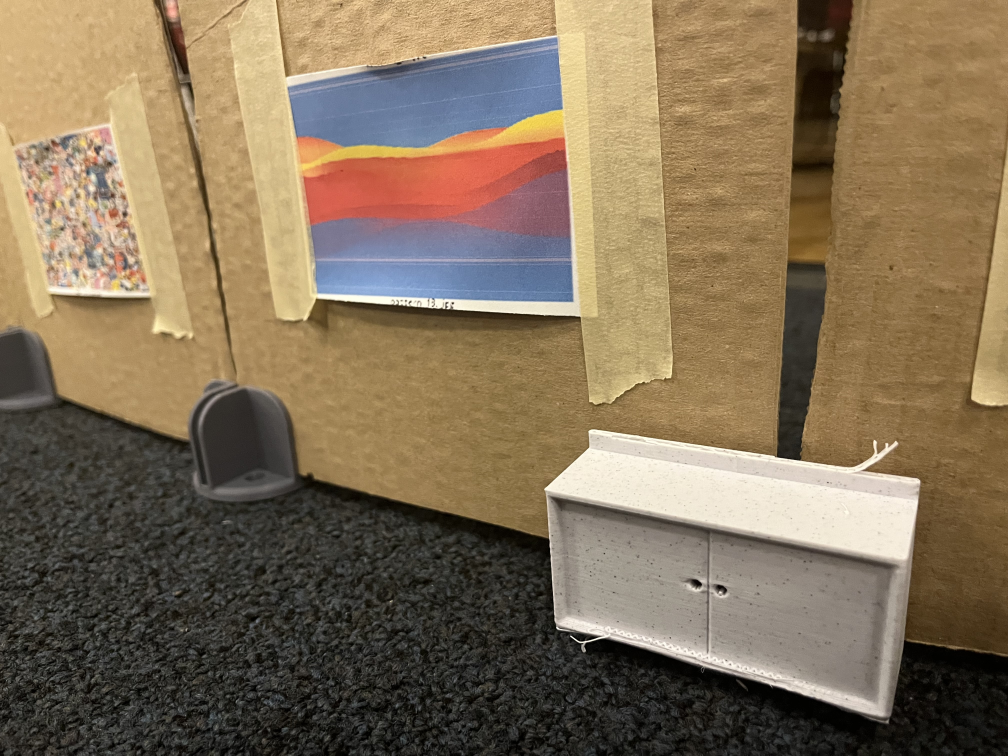
#> input picture DSP_codes/photos/IMG-3644.jpg, 4032 x 3024 px, found by its file name (shown at 1/4 size)
$ python corner_detect.py   (older library calls are emulated)
#> lines starting #> are read from the running program, lines starting #| are printed output that depends on the picture; after the words box and inside, x2 and y2 are one past the last pixel; in counts of white or black regions, pixels touching at a corner belong together
import cv2
import os
import numpy as np

def detect_large_edges(image_path, sigma=1.0, gradient_threshold=100, kernel_size=9, min_contour_length=20):
    """
    Detect large edges in an image using the gradient method and filter noise using contour filtering.
    """
#> called with image_path = 'DSP_codes/more_code/test/IMG-3644.jpg', sigma = 1.2, gradient_threshold = 50, kernel_size = 3, min_contour_length = 250
    # Load the image in grayscale and color
    original_image = cv2.imread(image_path)
#> original_image is the input picture: shape (3024, 4032, 3); mean B, G, R 88.5, 113.2, 131
    grayscale_image = cv2.cvtColor(original_image, cv2.COLOR_BGR2GRAY)
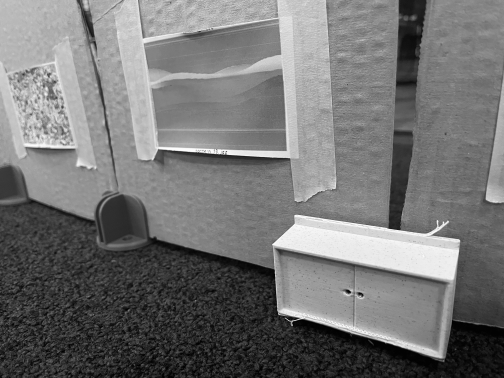
#> grayscale_image: shape (3024, 4032) (shown at 1/8 size); min 0, max 255, mean 115.7
    if original_image is None:
        raise FileNotFoundError(f"Image not found at {image_path}")
    print(f"Image resolution: {original_image.shape[:2]}")
#| Image resolution: (3024, 4032)

    # Apply Gaussian Blur to reduce noise
    blurred = cv2.GaussianBlur(grayscale_image, (0, 0), sigma)

    # Compute gradients using the Sobel operator with a tunable kernel size
    grad_x = cv2.Sobel(blurred, cv2.CV_64F, 1, 0, ksize=kernel_size)
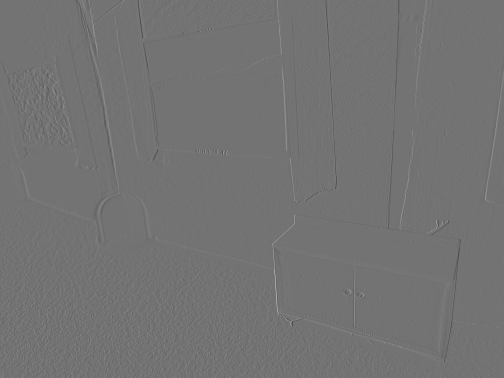
#> grad_x: shape (3024, 4032) float64 (shown at 1/8 size); min -429, max 520, mean 0; drawn with min black and max white
    grad_y = cv2.Sobel(blurred, cv2.CV_64F, 0, 1, ksize=kernel_size)

    # Compute gradient magnitude
    gradient_magnitude = np.sqrt(grad_x**2 + grad_y**2)
    gradient_magnitude = cv2.convertScaleAbs(gradient_magnitude)

    # Apply threshold to filter weak gradients
    _, large_edges = cv2.threshold(gradient_magnitude, gradient_threshold, 255, cv2.THRESH_BINARY)
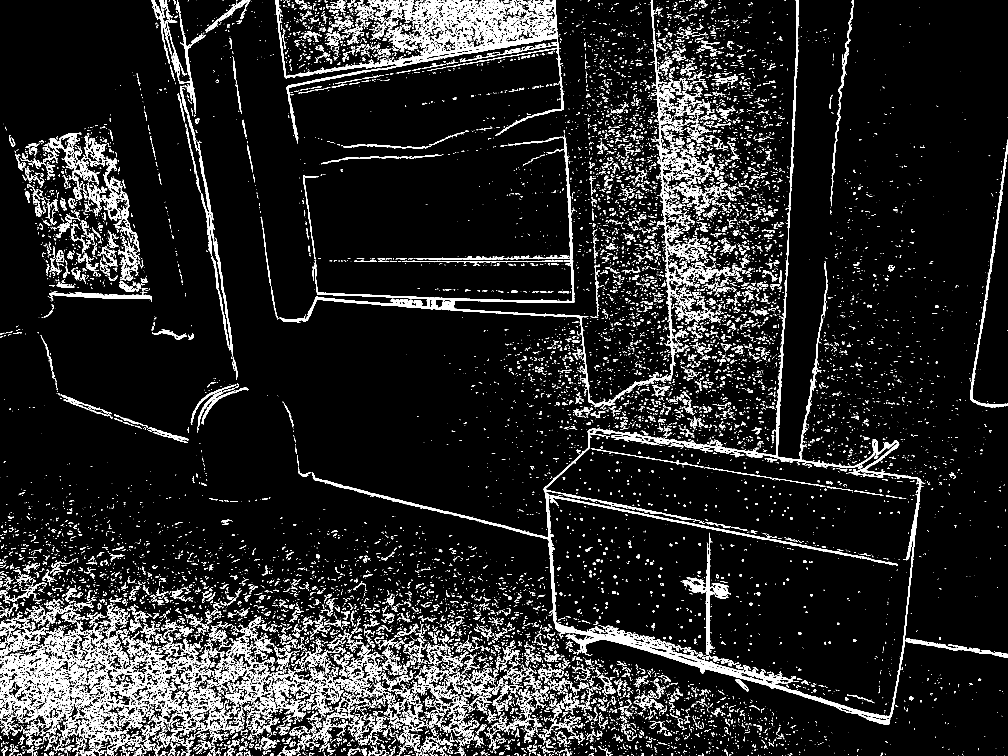
#> large_edges: shape (3024, 4032) (shown at 1/4 size); 8.3% white; 26028 white regions (18476 under 20 px)

    # Find contours in the edge-detected image
    contours, _ = cv2.findContours(large_edges, cv2.RETR_EXTERNAL, cv2.CHAIN_APPROX_SIMPLE)
#> contours = 25053 contours, 20587 with area under 20; largest, box (x1, y1, x2, y2) and area: (1248, 757, 4032, 2899) 1301726, (1118, 0, 2749, 1629) 35903, (1101, 0, 2255, 574) 26400, (0, 2594, 286, 2886) 18938, (1751, 0, 2047, 121) 11486

    # Create an empty mask to draw filtered contours
    filtered_edges = np.zeros_like(large_edges)

    # Filter contours by length and draw them on the mask
    for contour in contours:
        if cv2.arcLength(contour, closed=False) > min_contour_length:  # Filter by length
            cv2.drawContours(filtered_edges, [contour], -1, 255, thickness=cv2.FILLED)
#> this loop made 25053 passes
#> contour on passes 1 to 3: [[3984, 3023]], [[2554, 3023]], [[2524, 3023]]
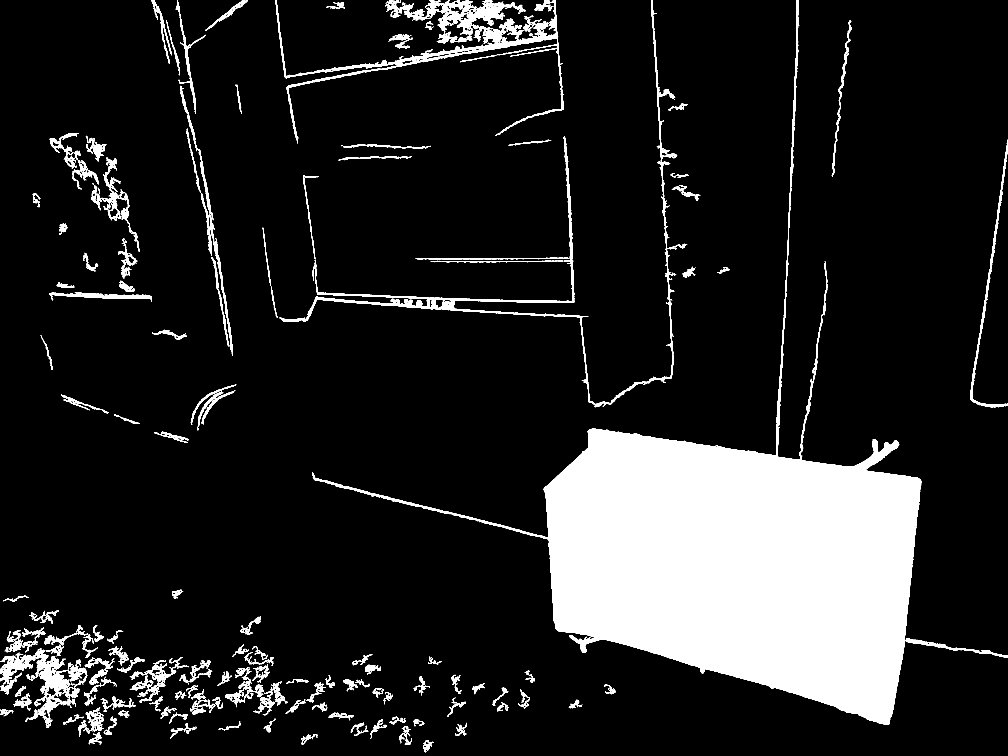
#> filtered_edges: shape (3024, 4032) (shown at 1/4 size); 13.2% white; 192 white regions, largest, box (x1, y1, x2, y2) and area: (1248, 757, 4032, 2899) 1308151, (1118, 0, 2749, 1629) 43265, (1101, 0, 2255, 574) 31855

    return original_image, filtered_edges

def detect_and_mark_corners_from_edges(edges_image, max_corners=100, quality_level=0.01, min_distance=10):
    """
    Detect and mark corners based on the edge-detected image using Shi-Tomasi Corner Detection.
    """
#> called with max_corners = 50, quality_level = 0.1, min_distance = 20
    # Detect corners using Shi-Tomasi method
    corners = cv2.goodFeaturesToTrack(edges_image, maxCorners=max_corners, qualityLevel=quality_level, minDistance=min_distance)
#> corners = 50 rows, first 8: [256, 2808], [2755, 1096], [2051, 126], [202, 2779], [93, 2586], [1377, 33], [380, 2887], [1528, 2880]
    corners = np.int8(corners)
#> corners = 50 rows, first 8: [0, -8], [-61, 72], [3, 126], [-54, -37], [93, 26], [97, 33], [124, 71], [-8, 64]

    # Convert edges to BGR to visualize corners
    edges_colored = cv2.cvtColor(edges_image, cv2.COLOR_GRAY2BGR)

    # Mark corners on the image
    for corner in corners:
        x, y = corner.ravel()
        cv2.circle(edges_colored, (x, y), 5, (0, 0, 255), -1)  # Mark corners in red
#> this loop made 50 passes
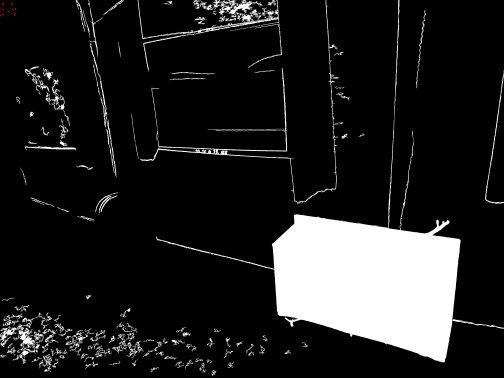
#> edges_colored: shape (3024, 4032, 3) (shown at 1/8 size); mean B, G, R 33.7, 33.7, 33.7

    return edges_colored

# Construct the image path
current_path = os.getcwd()
image_path = os.path.join(current_path, 'test', 'IMG-3644.jpg')

# Detect edges
original_image, edges_detected = detect_large_edges(
    image_path, sigma=1.2, gradient_threshold=50, kernel_size=3, min_contour_length=250
)

# Detect and mark corners
corners_detected = detect_and_mark_corners_from_edges(edges_detected, max_corners=50, quality_level=0.1, min_distance=20)

# Resize images for consistent height
display_scale = 0.3
original_resized = cv2.resize(original_image, None, fx=display_scale, fy=display_scale, interpolation=cv2.INTER_AREA)
corners_detected_resized = cv2.resize(corners_detected, (original_resized.shape[1], original_resized.shape[0]), interpolation=cv2.INTER_AREA)

# Combine images for display
combined = np.hstack((original_resized, corners_detected_resized))
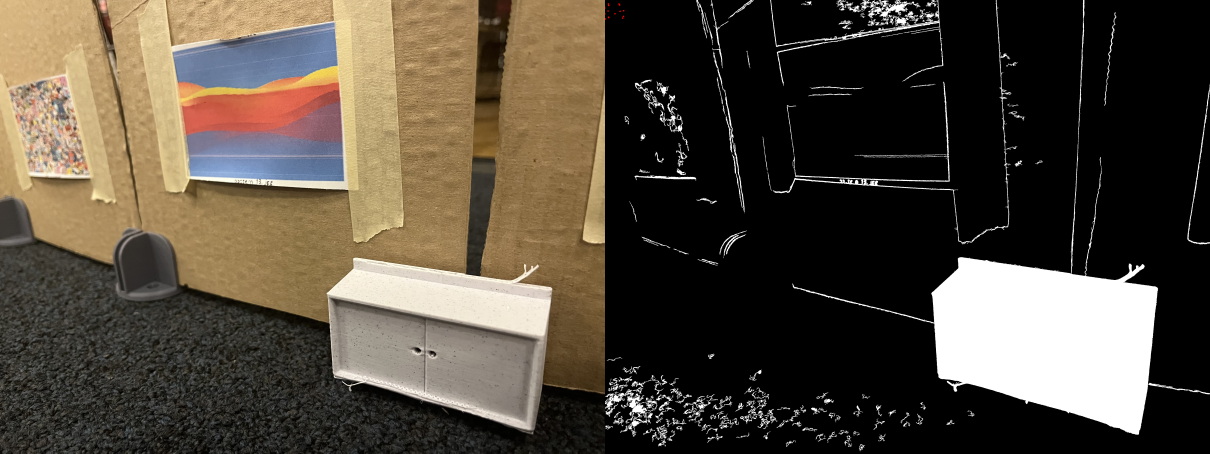
#> combined: shape (907, 2420, 3) (shown at 1/2 size); mean B, G, R 61.1, 73.5, 82.4

# Display the result
cv2.imshow("Original, Edges, and Corners", combined)
cv2.waitKey(0)
cv2.destroyAllWindows()

$ run again, with DSP_codes/photos/IMG-3645.jpg copied over DSP_codes/photos/IMG-3644.jpg
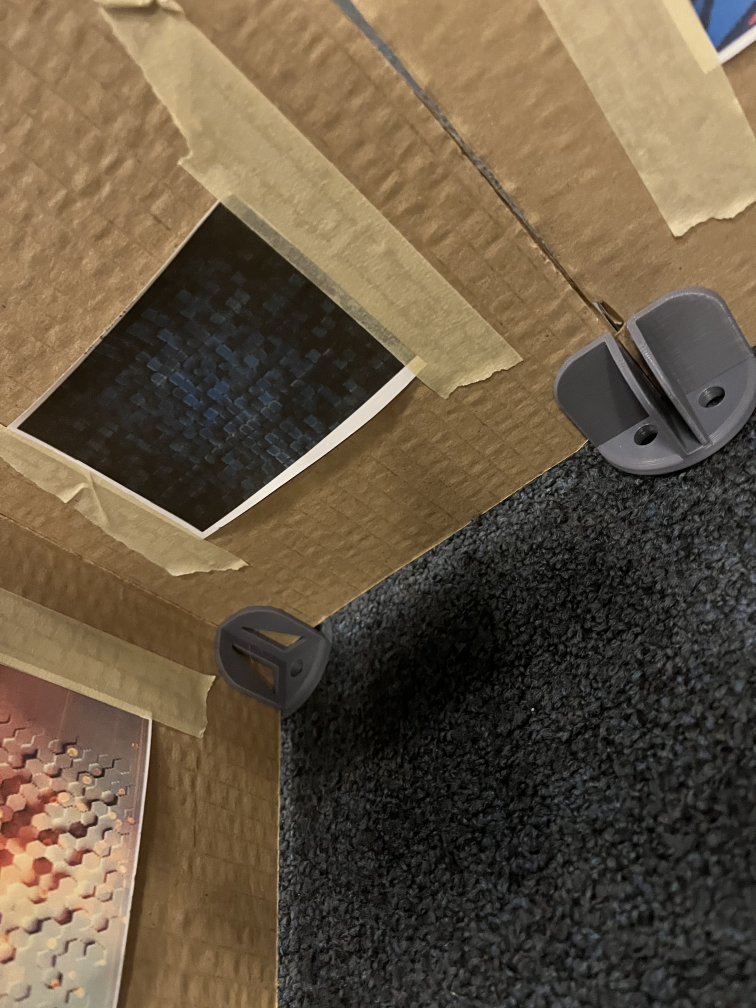
#> input picture DSP_codes/photos/IMG-3645.jpg, 3024 x 4032 px, found by its file name (shown at 1/4 size)
#> in detect_large_edges, original_image is the input picture: shape (4032, 3024, 3); mean B, G, R 66.7, 87.1, 102.6
#| Image resolution: (4032, 3024)
#> in detect_large_edges, `_, large_edges = cv2.threshold(gradient_magnitude, gradient_threshold,..`:
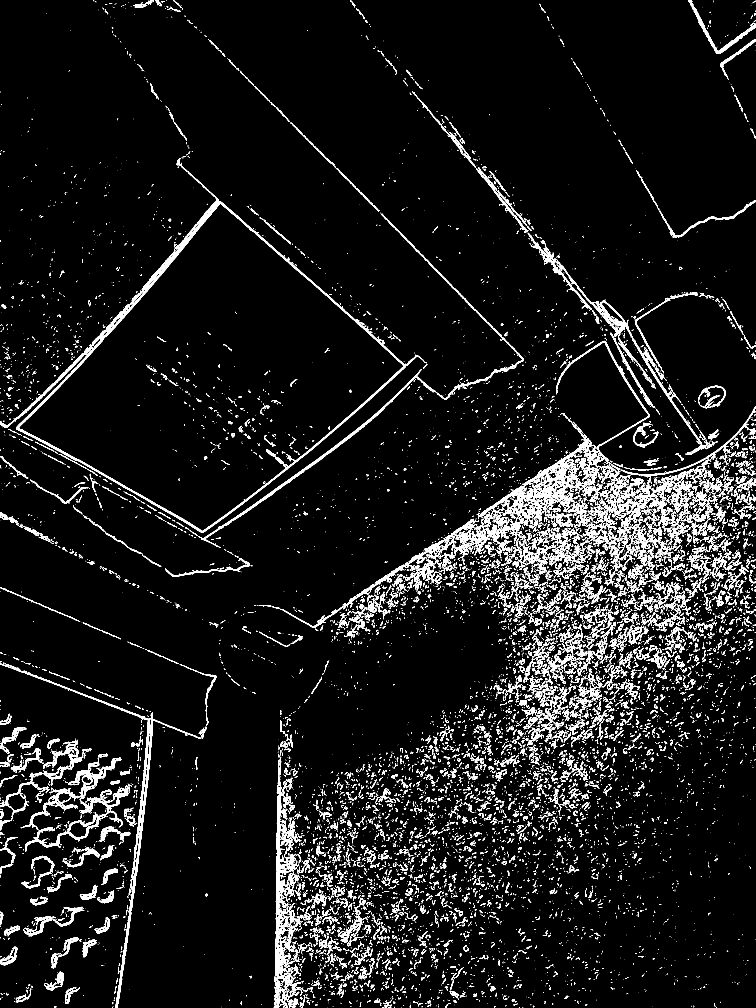
#> large_edges: shape (4032, 3024) (shown at 1/4 size); 5.7% white; 15669 white regions (10782 under 20 px)
#> contours = 15381 contours, 12149 with area under 20; largest, box (x1, y1, x2, y2) and area: (0, 804, 1696, 2131) 1036428, (1095, 3041, 1193, 4032) 18300, (792, 855, 2095, 2192) 14140, (100, 3143, 520, 3407) 11996, (462, 2850, 805, 4032) 9092
#> the loop in detect_large_edges, `for contour in contours:` made 15381 passes
#> contour on passes 1 to 3: [[2775, 4030], [2775, 4031]], [[1607, 4030], [1607, 4031]], [[1308, 4029]]
#> in detect_and_mark_corners_from_edges, `corners = cv2.goodFeaturesToTrack(edges_image, maxCorners=max_corners,..`: corners = 50 rows, first 8: [2134, 2229], [2004, 2109], [2374, 1844], [2363, 1927], [2432, 2134], [2505, 2117], [2467, 1893], [2378, 1960]
#> in detect_and_mark_corners_from_edges, `corners = np.int8(corners)`: corners = 50 rows, first 8: [86, -75], [-44, 61], [70, 52], [59, -121], [-128, 86], [-55, 69], [-93, 101], [74, -88]
#> the loop in detect_and_mark_corners_from_edges, `for corner in corners:` made 50 passes
#> `combined = np.hstack((original_resized, corners_detected_resized))`:
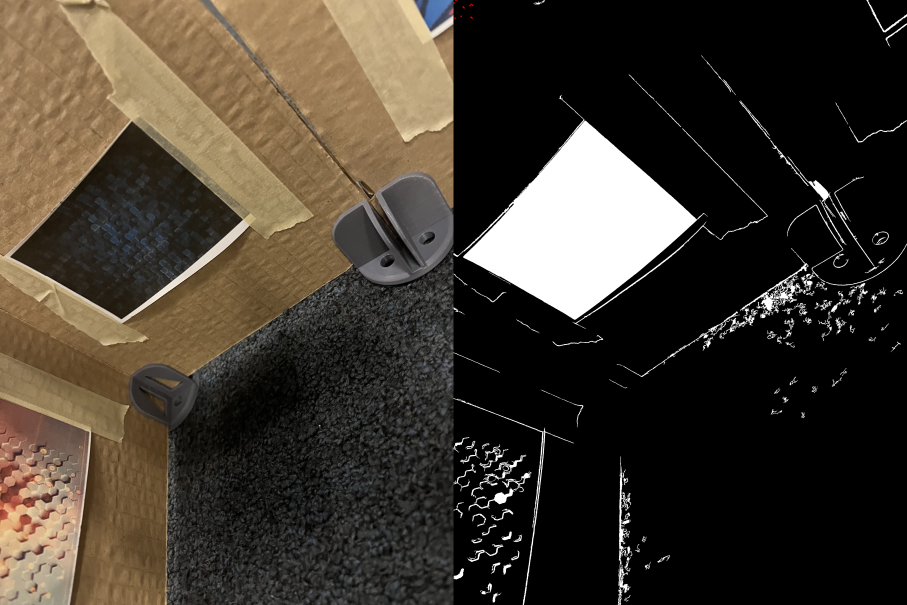
#> combined: shape (1210, 1814, 3) (shown at 1/2 size); mean B, G, R 47, 57.3, 65

$ run again, with DSP_codes/photos/IMG-3647.jpg copied over DSP_codes/photos/IMG-3644.jpg
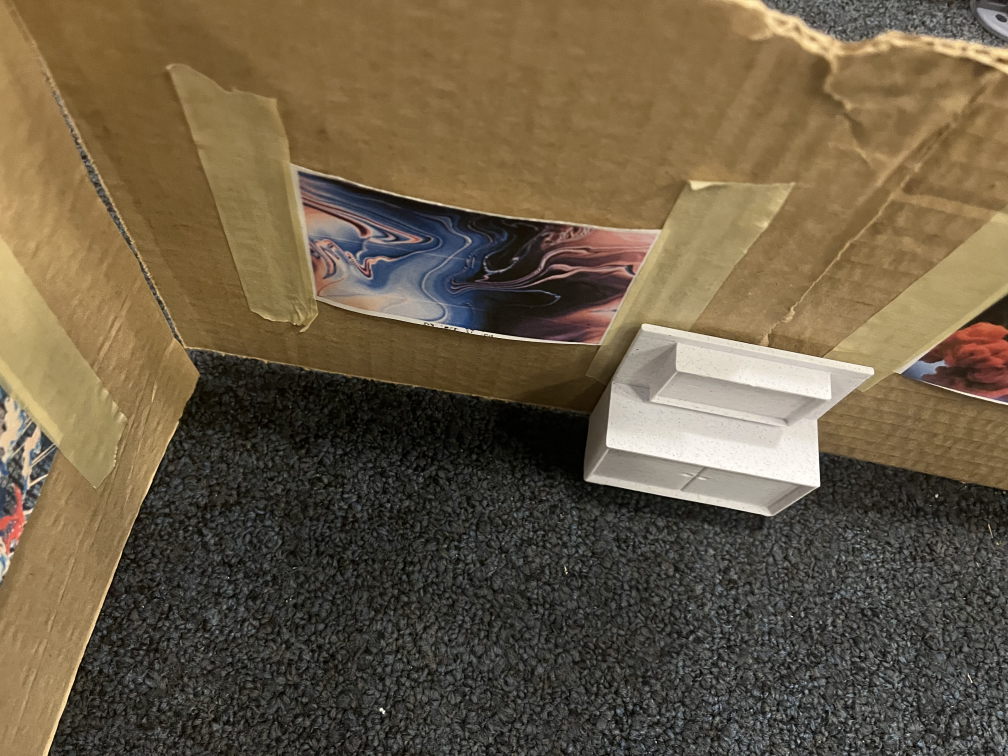
#> input picture DSP_codes/photos/IMG-3647.jpg, 4032 x 3024 px, found by its file name (shown at 1/4 size)
#> in detect_large_edges, original_image is the input picture: shape (3024, 4032, 3); mean B, G, R 69.2, 92, 106.4
#| Image resolution: (3024, 4032)
#> in detect_large_edges, `_, large_edges = cv2.threshold(gradient_magnitude, gradient_threshold,..`:
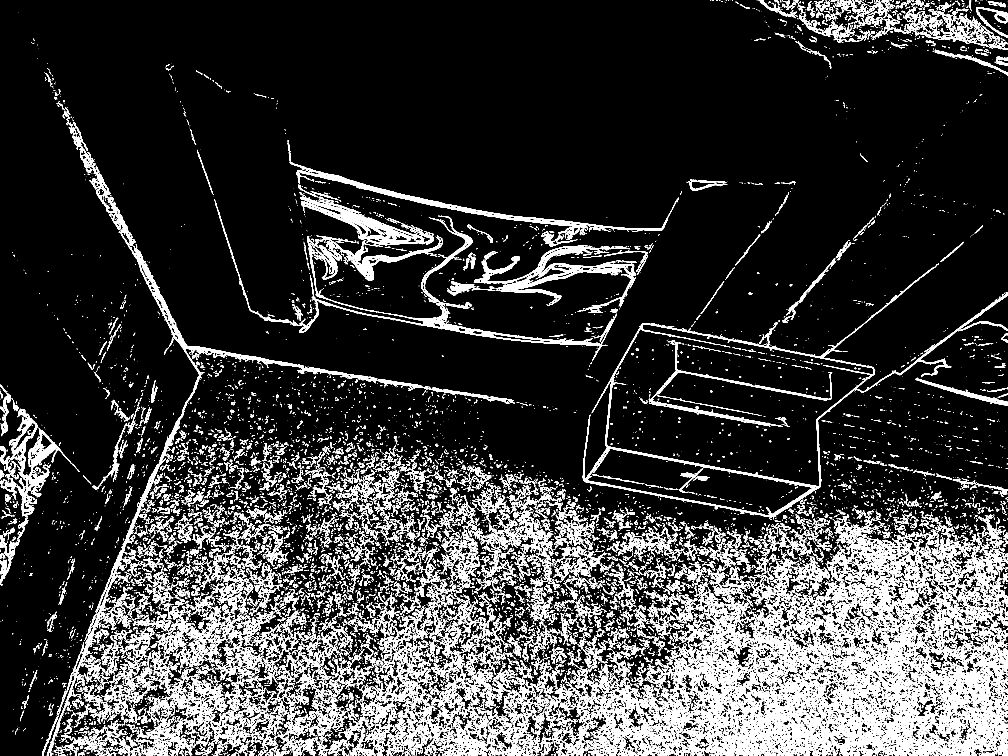
#> large_edges: shape (3024, 4032) (shown at 1/4 size); 13.9% white; 21062 white regions (13269 under 20 px)
#> contours = 20186 contours, 14593 with area under 20; largest, box (x1, y1, x2, y2) and area: (2331, 1169, 4032, 2070) 476851, (2693, 2329, 4032, 3024) 460459, (187, 659, 1257, 3024) 40080, (0, 1683, 306, 2069) 22754, (857, 797, 2468, 1445) 20286
#> the loop in detect_large_edges, `for contour in contours:` made 20186 passes
#> contour on passes 1 to 3: [[3262, 3023]], [[1965, 3023], [1966, 3023]], [[1686, 3023]]
#> in detect_and_mark_corners_from_edges, `corners = cv2.goodFeaturesToTrack(edges_image, maxCorners=max_corners,..`: corners = 50 rows, first 8: [3983, 2186], [2603, 2938], [2988, 2707], [2808, 2583], [919, 2538], [3837, 2469], [3133, 2523], [1792, 2660]
#> in detect_and_mark_corners_from_edges, `corners = np.int8(corners)`: corners = 50 rows, first 8: [-113, -118], [43, 122], [-84, -109], [-8, 23], [-105, -22], [-3, -91], [61, -37], [0, 100]
#> the loop in detect_and_mark_corners_from_edges, `for corner in corners:` made 50 passes
#> `combined = np.hstack((original_resized, corners_detected_resized))`:
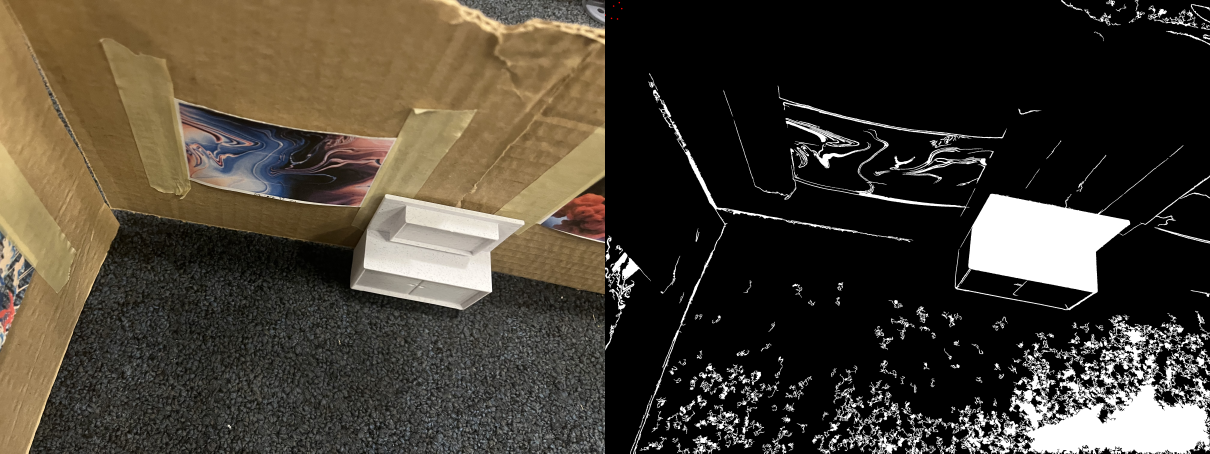
#> combined: shape (907, 2420, 3) (shown at 1/2 size); mean B, G, R 51.5, 62.9, 70.1
